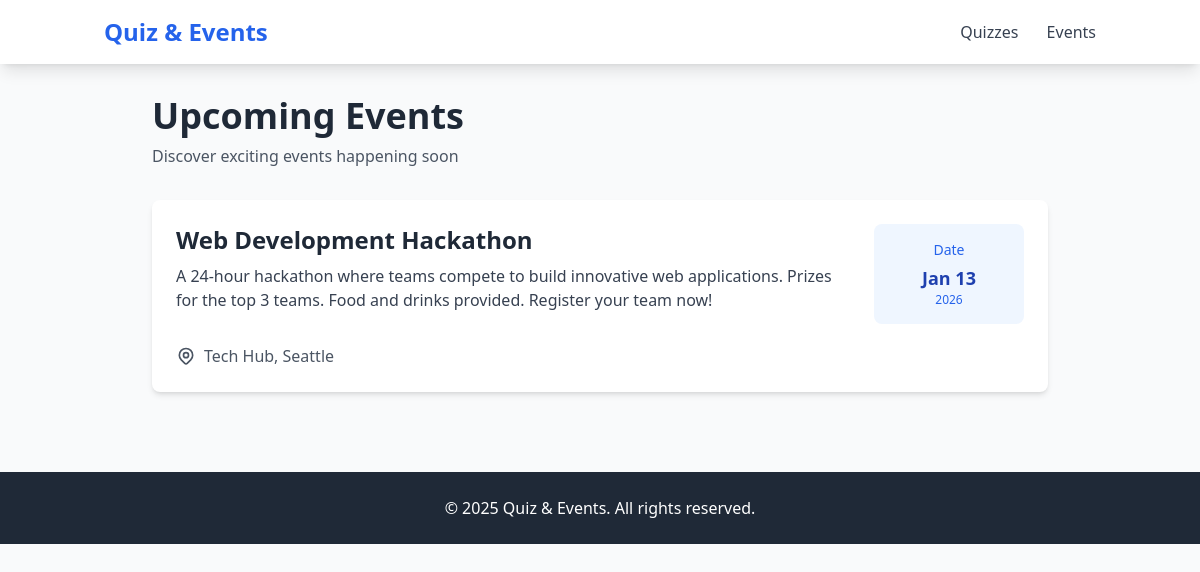
Screenshot of /events/ with the database file from the repository.
### events/models.py (models this page shows, shortened)
class Event(models.Model):
    title = models.CharField(max_length=200)
    description = models.TextField()
    date = models.DateField()
    location = models.CharField(max_length=200)

### events/views.py (the view)
# urls.py: path('events/', event_views.event_list, name='event_list'),
def event_list(request):
    today = timezone.now().date()
    events = Event.objects.filter(date__gte=today).order_by('date')
    return render(request, 'events/event_list.html', {'events': events})

### templates/events/event_list.html (shortened to what this page needs)
{% extends 'base.html' %}
{% block content %}
<div class="max-w-4xl mx-auto">
    <div class="mb-8">
        <h1 class="text-4xl font-bold text-gray-800 mb-2">Upcoming Events</h1>
        <p class="text-gray-600">Discover exciting events happening soon</p>
    </div>
    {% if events %}
    <div class="space-y-6">
        {% for event in events %}
        <div class="bg-white rounded-lg shadow-md hover:shadow-xl transition duration-300 overflow-hidden">
            <div class="p-6">
                <div class="flex flex-col md:flex-row md:items-start md:justify-between mb-4">
                    <div class="flex-1">
                        <h2 class="text-2xl font-bold text-gray-800 mb-2">{{ event.title }}</h2>
                        <p class="text-gray-700 mb-4">{{ event.description }}</p>
                    </div>
                    <div class="flex-shrink-0 md:ml-6 mt-4 md:mt-0">
                        <div class="bg-blue-50 rounded-lg p-4 text-center min-w-[150px]">
                            <div class="text-sm text-blue-600 font-medium mb-1">Date</div>
                            <div class="text-lg font-bold text-blue-800">{{ event.date|date:"M d" }}</div>
                            <div class="text-xs text-blue-600">{{ event.date|date:"Y" }}</div>
                        </div>
                    </div>
                </div>
                <div class="flex items-center text-gray-600">
                    <span class="font-medium">{{ event.location }}</span>
                </div>
            </div>
        </div>
        {% endfor %}
    </div>
    {% endif %}
</div>
{% endblock %}

### rows the page displays
Event: title "Web Development Hackathon", description "A 24-hour hackathon where teams compete to build innovative web applications. Prizes for the top 3 teams. Food and drinks provided. Register your team now!", date "Jan 13", date "2026", location "Tech Hub, Seattle"
